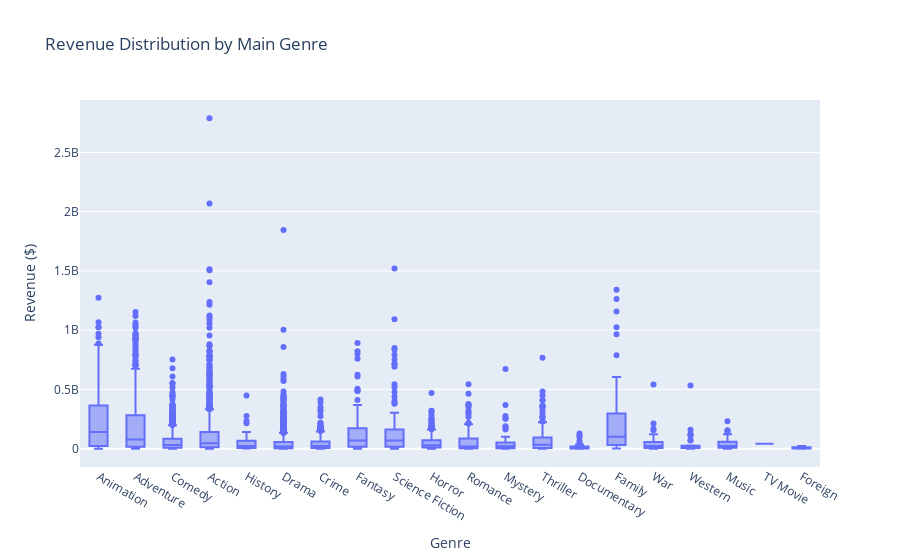

Notebook cell for this chart:
### Code cell
#Show the Boxplot for Revenue based on Genre
Revenue_genre_fig = px.box(movie_df_cleaned, x='main genre', y='revenue',
                       title='Revenue Distribution by Main Genre',  
                       labels={'main genre': 'Genre', 'revenue': 'Revenue ($)'},
                       hover_data=['movie_name', 'budget', 'revenue', 'release_date', 'ROI'])
Revenue_genre_fig.show()

### Figure 1 — Plotly figure (JSON) as saved in the notebook; plotly's stock layout.template omitted (floating-point values rounded to 4 significant figures; data arrays with more than 128 entries replaced by an {"elided": "..."} marker saying what was removed)
{"data": [{"alignmentgroup": "True", "customdata": {"elided": "5458x4 mixed values"}, "hovertemplate": "Genre=%{x}<br>Revenue ($)=%{y}<br>movie_name=%{customdata[0]}<br>budget=%{customdata[1]}<br>release_date=%{customdata[2]}<br>ROI=%{customdata[3]}<extra></extra>", "legendgroup": "", "marker": {"color": "#636efa"}, "name": "", "notched": false, "offsetgroup": "", "orientation": "v", "showlegend": false, "type": "box", "x": {"elided": "5458 str values"}, "x0": " ", "xaxis": "x", "y": {"elided": "5458 float values"}, "y0": " ", "yaxis": "y"}], "layout": {"boxmode": "group", "legend": {"tracegroupgap": 0}, "title": {"text": "Revenue Distribution by Main Genre"}, "xaxis": {"anchor": "y", "domain": [0, 1], "title": {"text": "Genre"}}, "yaxis": {"anchor": "x", "domain": [0, 1], "title": {"text": "Revenue ($)"}}}}
